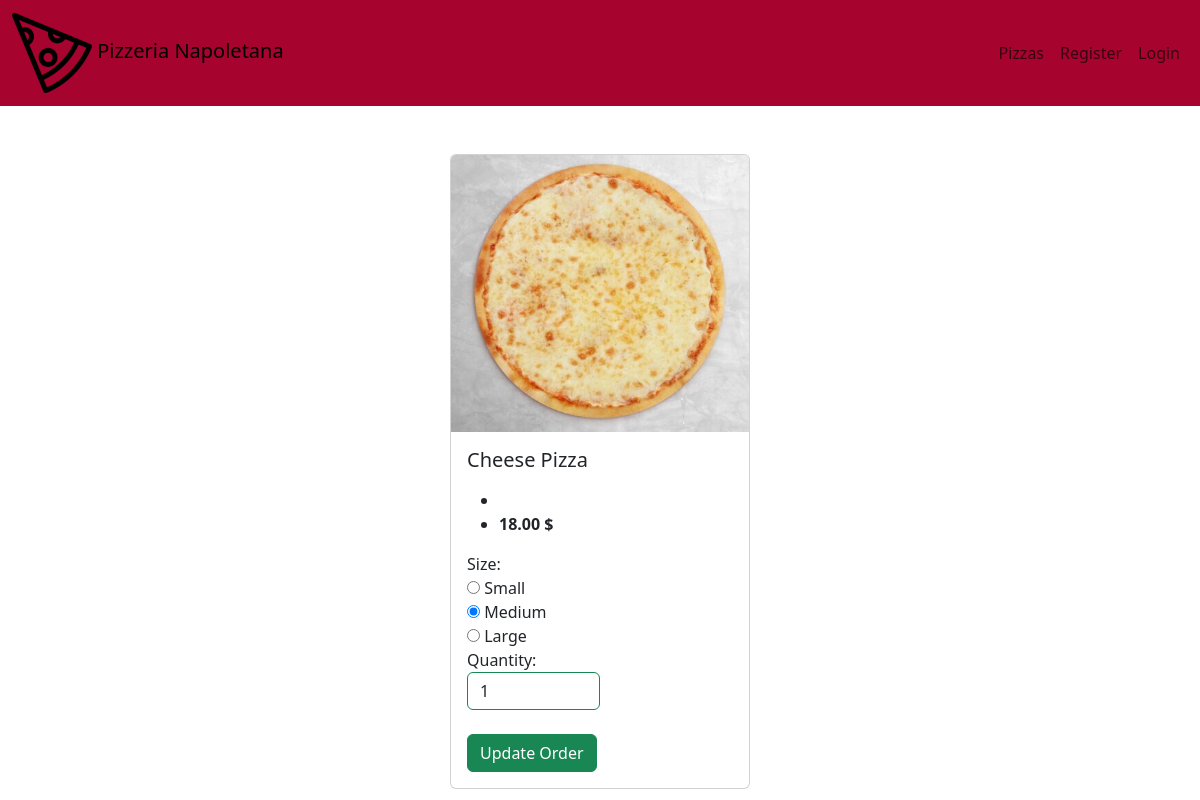
Page /order_update/5 on the earlier database version.
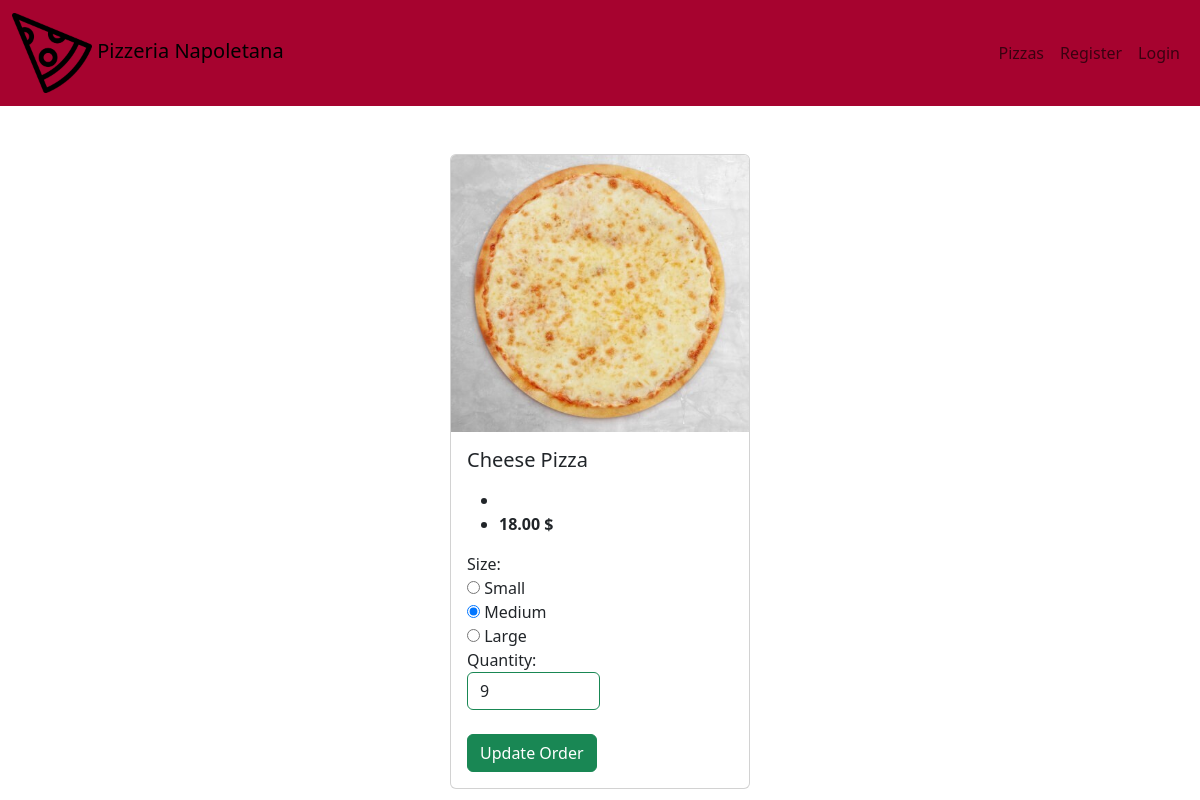
Same page on the later database version.
### pizzas/models.py (models this page shows, shortened)
class Order(models.Model):
    pizza = models.ForeignKey(Pizza, on_delete=models.CASCADE)
    user = models.ForeignKey(User, on_delete=models.CASCADE)
    size = models.CharField(choices=Size, default='m',max_length=1)
    quantity = models.IntegerField(default=1)

### pizzas/views.py (the view)
# urls.py: path("order_update/<int:id>",order_update, name="order_update"),
def order_update(request,id):
    order = Order.objects.get(id=id)
    pizza = Pizza.objects.get(id = order.pizza.id)
    form = PizzaForm(instance=order)
    if request.method == 'POST':
        form = PizzaForm(request.POST, instance=order)
        if form.is_valid():
            order.save()
            return redirect('my_orders')
    context = {
        'order': order,
        'pizza': pizza,
        'form': form,
    }
    return render(request,'pizzas/order_update.html',context)

### pizzas/forms.py
class PizzaForm(forms.ModelForm):
    class Meta:
        model = Order
        fields = (
            'size',
            'quantity'
        )
        widgets = {
            'size':forms.RadioSelect,
            'quantity': forms.TextInput(attrs={'class' : "rounded border border-success form-control", "style" : "width: 50%;"}),
        }

### pizzas/templates/pizzas/order_update.html (shortened to what this page needs)
{% extends 'pizzas/base.html' %}
{% block content %}
<div class="col-lg-3 mx-auto d-flex justify-content-center align-items-center mt-5">
    <div class="card" style="width: 100%;">
        <img src="{{pizza.image.url}}" class="card-img-top" alt="...">
        <div class="card-body">
          <h5 class="card-title">{{pizza.name}}</h5>
          <p class="card-text">
            <ul>
                <li>
                </li>
                <li>
                  <strong> {{pizza.price}} $</strong>
                </li>
        </ul>
         </p>
         <div>
            <form action="" method="POST">
                {{form}}
                <br>
                <input  class="btn btn-success" type="submit" value="Update Order">
            </form>
         </div>
        </div>
      </div>
    </div>
{% endblock content %}

Differences in the rows shown:
changed Order "☐ Small ☑ Medium ☐ Large": quantity "1" → "9"
